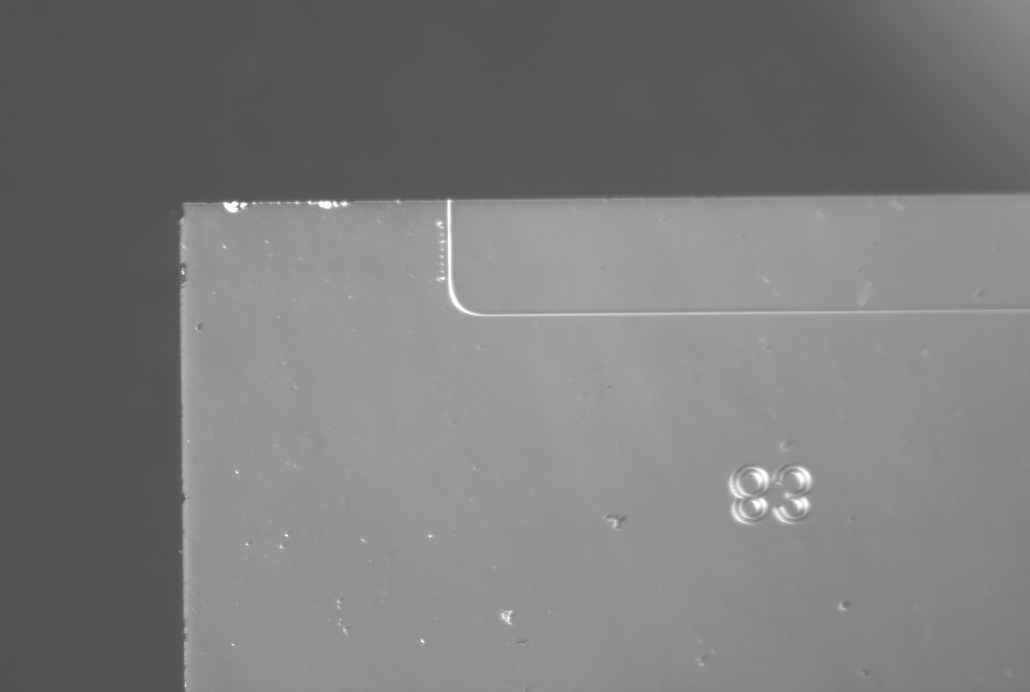
#> input picture Pictures/foto2.png, 3088 x 2076 px (shown at 1/3 size)
$ python waveguide_check.py
#> lines starting #> are read from the running program, lines starting #| are printed output that depends on the picture; after the words box and inside, x2 and y2 are one past the last pixel; in counts of white or black regions, pixels touching at a corner belong together
import cv2 as cv
from cv2 import resize
import numpy as np
import math
import statistics
from statistics import mode


#Functions
def rescaleFrame(frame, scale = 2):
    width = int(frame.shape[1] * scale)
    heigth = int(frame.shape[0] * scale)
    dimension = (width,heigth)

    return cv.resize(frame, dimension, interpolation=cv.INTER_NEAREST)

#Function to find the most common value
def most_common(List):
    return(mode(List))


def entrance():
    image = cv.imread("../Pictures/foto2.png")
#> image is the input picture: shape (2076, 3088, 3); min 76, max 255, mean 123.1

    image_copy = image.copy()

    #Upscale the original picture 3 times, this to make sure the waveguide is bigger.
    new_img = rescaleFrame(image , 3)

    #Crop the upscaled picture to a smaller surface to detect the waveguide
    #                              y        x
    new_img_cropped = new_img[3750:4800, 4950:5700]
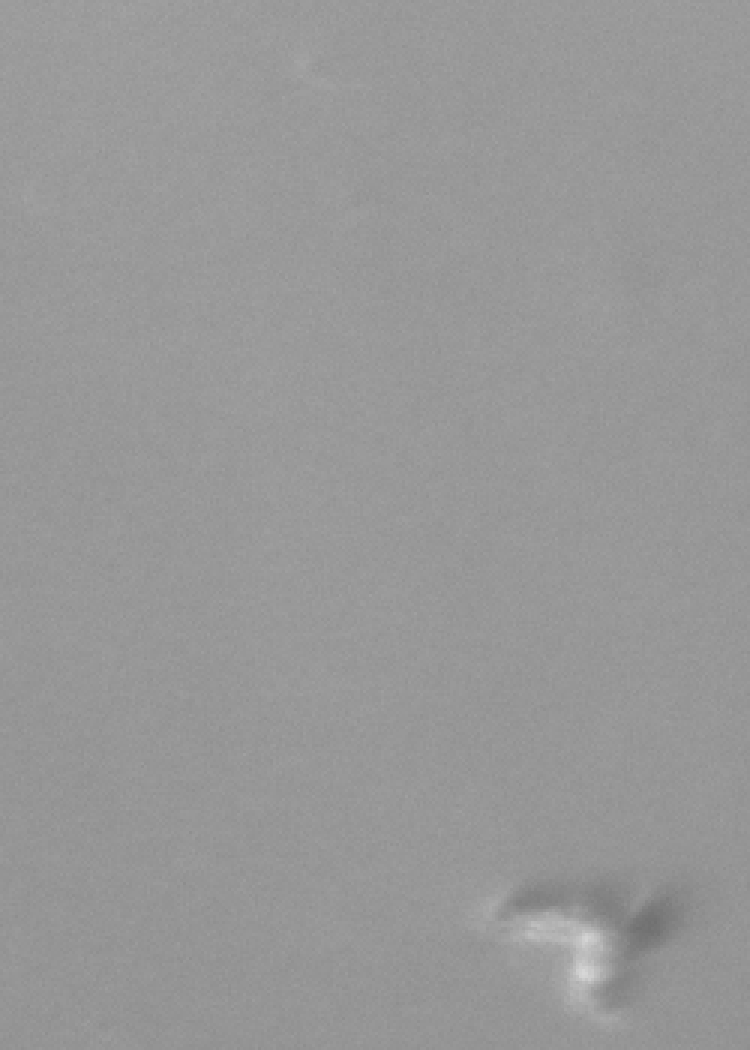
#> new_img_cropped: shape (1050, 750, 3); min 112, max 215, mean 151.6
    cv.imwrite("newpic.png", new_img_cropped)

    new_img_copy = new_img_cropped.copy()
    #cv.imshow('Zoomed and cropperd', new_img_copy)

    #Threshold and edge detection algorithme
    gray_image = cv.cvtColor(new_img_cropped, cv.COLOR_BGR2GRAY)
    ret, thresh = cv.threshold(gray_image, 130, 235, cv.THRESH_BINARY)
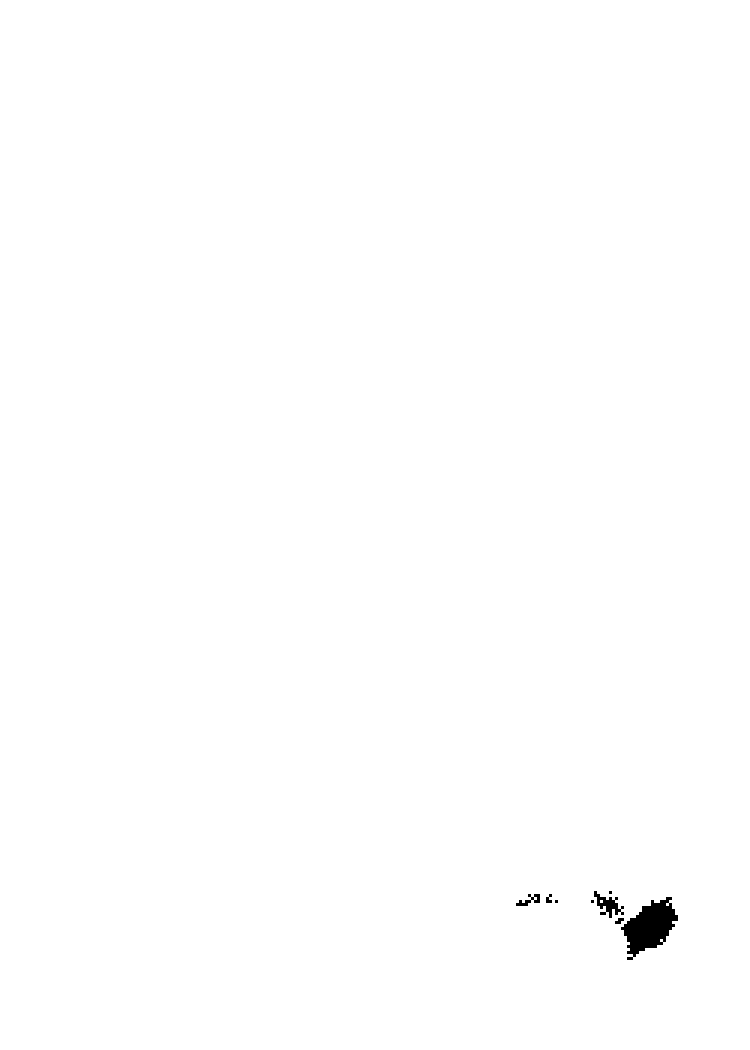
#> thresh: shape (1050, 750); values 0 (black) and 235 (white), 99.7% white; 8 black regions (3 under 20 px), largest, box (x1, y1, x2, y2) and area: (621, 897, 678, 960) 1908, (594, 891, 624, 918) 324, (516, 894, 540, 906) 126, (546, 894, 552, 903) 36, (615, 918, 624, 924) 36
    canny = cv.Canny(thresh, 200, 175)
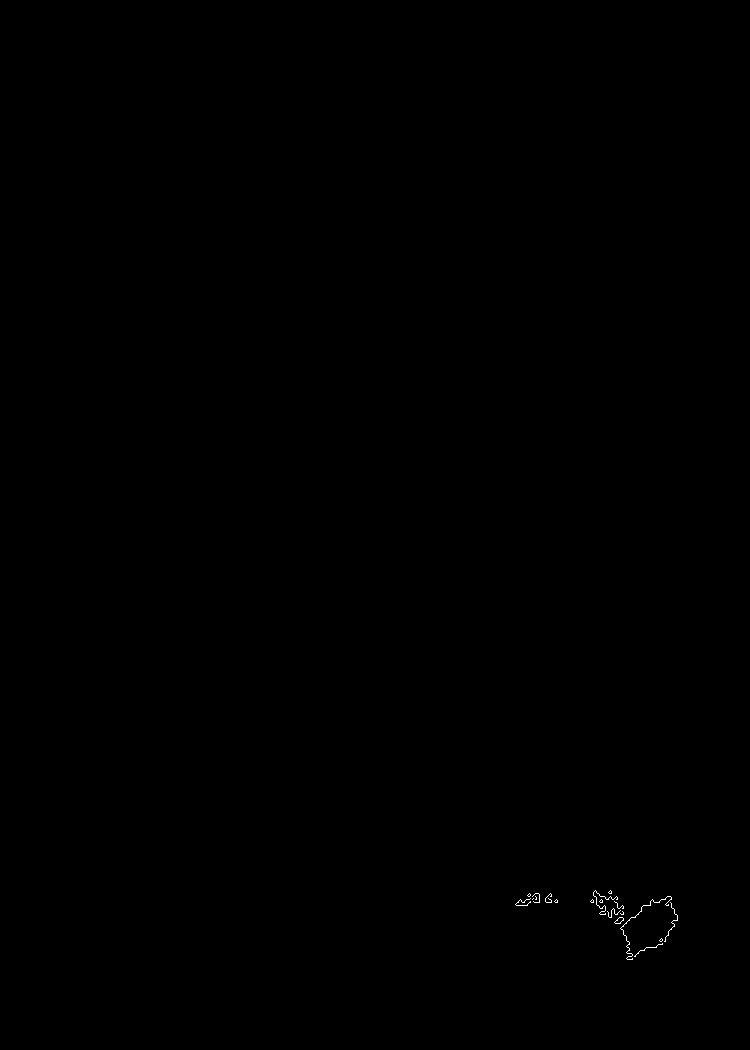
#> canny: shape (1050, 750); 0.06% white in thin lines or dots, all inside (x1, y1, x2, y2) = (515, 890, 678, 960)

    #cv.imshow('thresh', thresh)

    #Finding all the vertical lines
    vertical_kernel = cv.getStructuringElement(cv.MORPH_RECT, (1, 10))
    detect_vertical = cv.morphologyEx(canny, cv.MORPH_OPEN, vertical_kernel, iterations=2)
#> detect_vertical: shape (1050, 750); every value is 0
    cnts = cv.findContours(detect_vertical, cv.RETR_EXTERNAL, cv.CHAIN_APPROX_SIMPLE)
#> cnts = 0 contours
    cnts = cnts[0] if len(cnts) == 2 else cnts[1]
#> cnts = []

    # # Add debugging: Check if any contours were found
    # if not cnts:
    #     print("No vertical contours were detected.")
    #     return None, None  # Exit the function if no contours were found

    for c in cnts:
        cv.drawContours(new_img_copy, [c], -1, (36,255,12), 2)
#> this loop made 0 passes

    #Put all x location data in a new array.
    all_array = []
    all_array.extend(cnts)
    new_array = []
    #Sort all x value's to a new array called new_array, after that the highest and lowest value will be sorted.
    i = 0
    lowest_value = 9999
    highest_value = -1
    # --------------- Newly added 02/07/2024------------------------------
    outlier_threshold = 50  # pixels
    # trying to exclude the  outliers when one of the points is detected
    vertical_detections = [detection[0][0][0] for detection in all_array]
#> vertical_detections = []
#> (the run stopped early here; a loop or call above may not have finished)

$ run again, with Pictures/foto10.png copied over Pictures/foto2.png
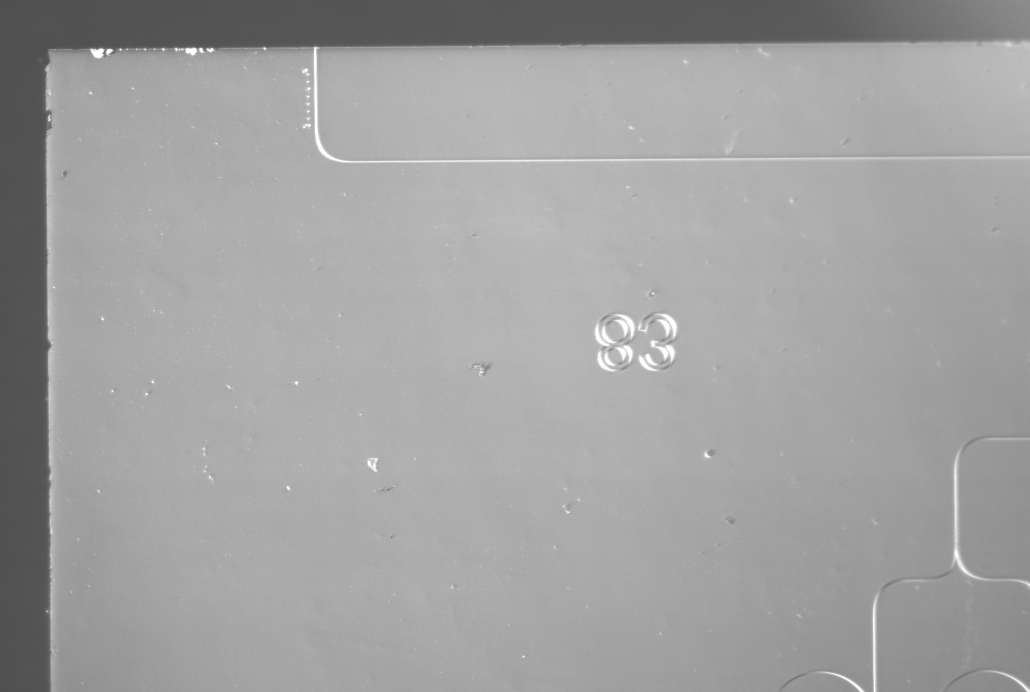
#> input picture Pictures/foto10.png, 3088 x 2076 px (shown at 1/3 size)
#> in entrance, image is the input picture: shape (2076, 3088, 3); min 75, max 255, mean 160.9
#> in entrance, `new_img_cropped = new_img[3750:4800, 4950:5700]`:
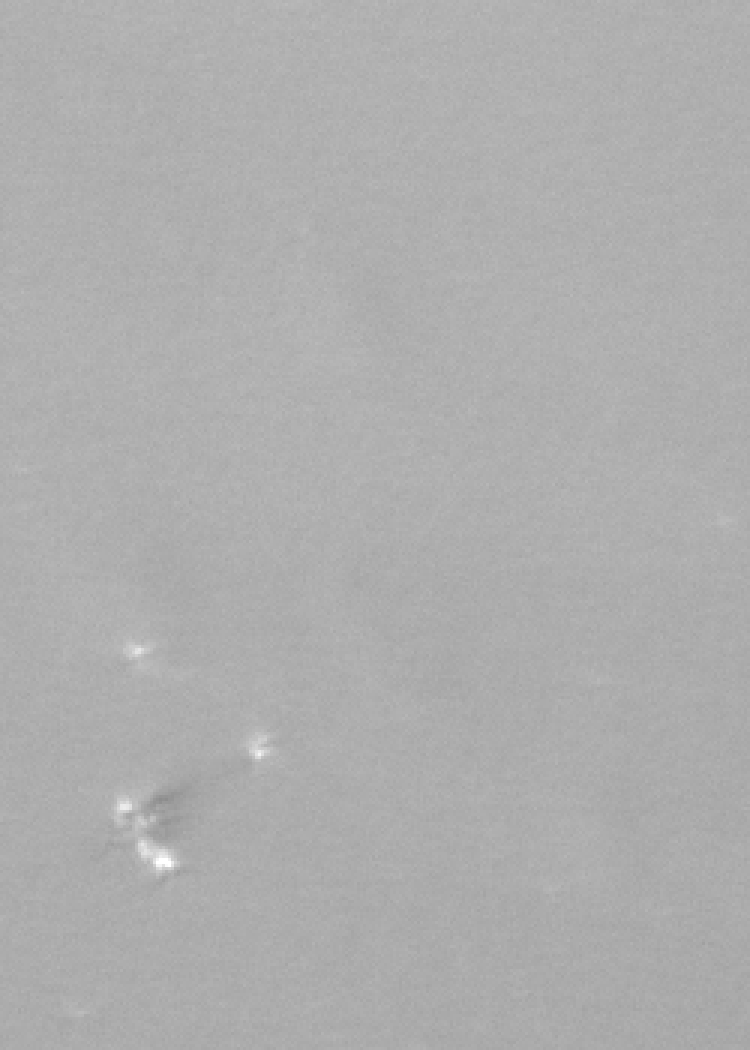
#> new_img_cropped: shape (1050, 750, 3); min 141, max 255, mean 174
#> thresh: shape (1050, 750); every value is 235
#> canny: shape (1050, 750); every value is 0
#> in entrance, `cnts = cv.findContours(detect_vertical, cv.RETR_EXTERNAL, cv.CHAIN_APP..`: cnts = 0 contours
#> in entrance, `cnts = cnts[0] if len(cnts) == 2 else cnts[1]`: cnts = []
